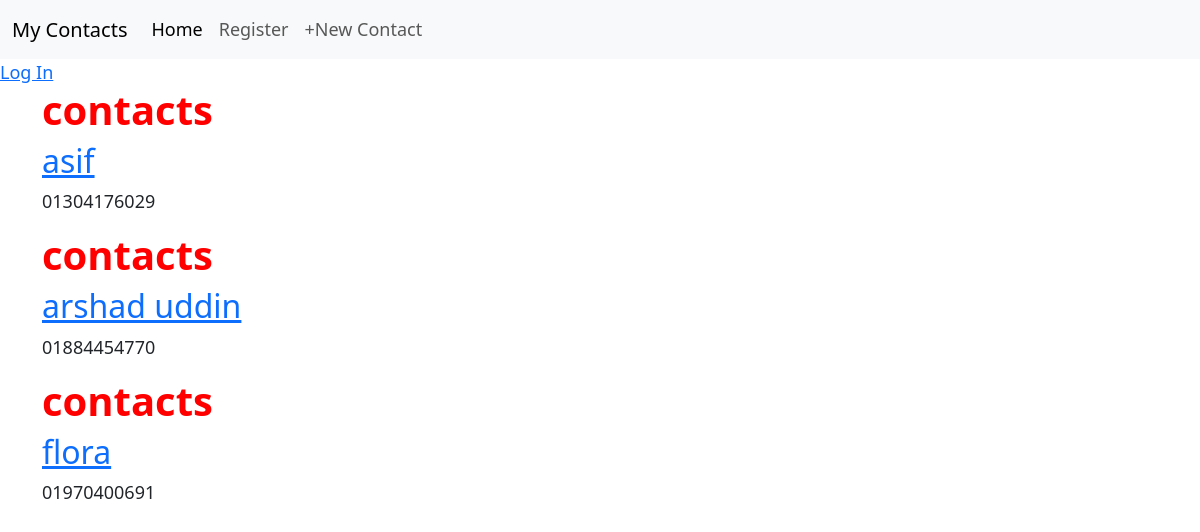
The app's page /, older data.
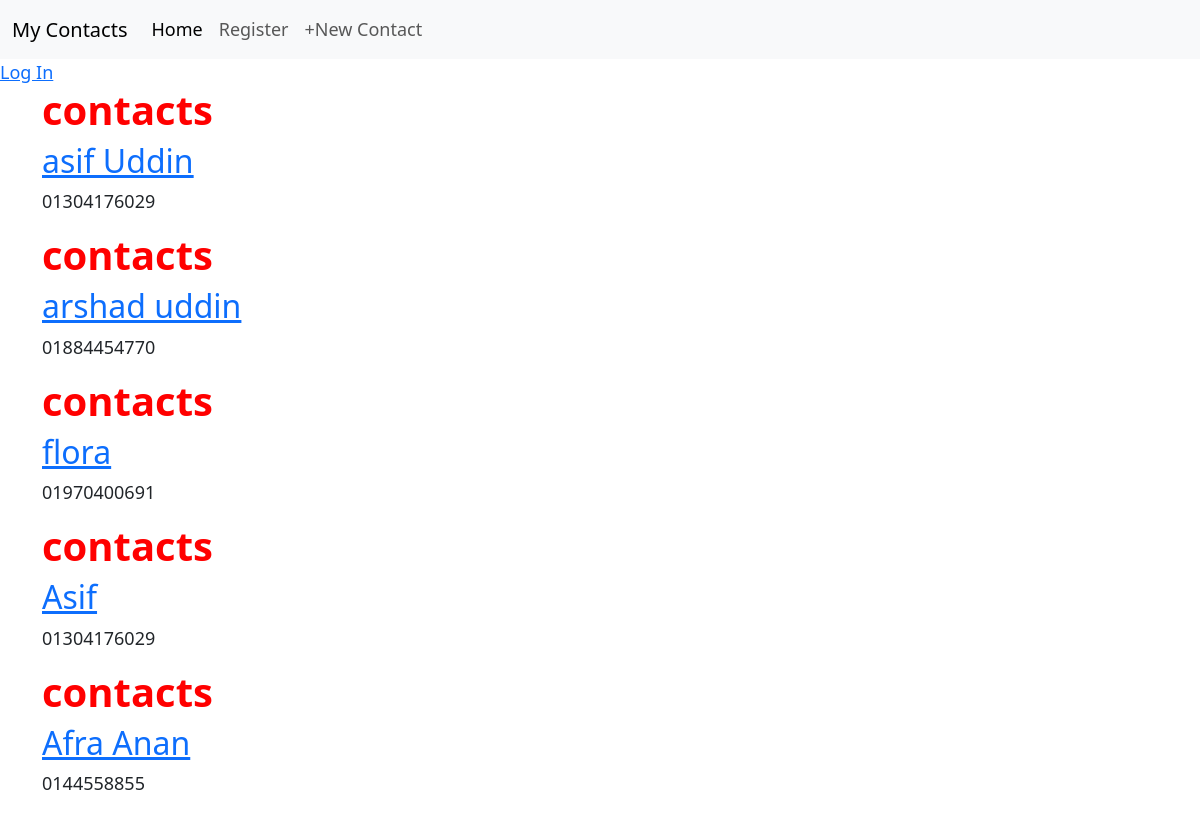
The same page, newer data.
### contacts/models.py (models this page shows, shortened)
class Contacts(models.Model):
    first_name = models.CharField(max_length=50)
    last_name = models.CharField(max_length=50, blank = True)
    phone_number = models.CharField(max_length = 11)
    email = models.EmailField(blank=True)
    author = models.ForeignKey(
        'auth.User',
        on_delete=models.CASCADE,
        )

### contacts/views.py (the view)
# urls.py: path('', ContactListView.as_view(), name='home'),
class ContactListView(ListView):
    model = Contacts
    template_name = 'contacts/home.html'
    context_object_name = 'contacts'

### contacts/templates/contacts/home.html
{% extends 'contacts/base.html' %}
{% block content %}
    {% for contact in contacts %}
        <div class="container">
            <h1><b>{{ contact.author }}</b></h1>
            <h2><a href="{% url 'contact_detail' contact.pk %}">{{ contact.first_name }}</a></h1>
            <p>{{ contact.phone_number }}</p>
        </div>
    {% endfor %}
{% endblock content %}

### contacts/templates/contacts/base.html (shortened to what this page needs)
{% load static %}
<!DOCTYPE html>
<html lang="en">
<head>
    <link href="https://cdn.jsdelivr.net/npm/bootstrap@5.3.8/dist/css/bootstrap.min.css" rel="stylesheet">
    <link href="{% static 'contacts/base.css' %}" rel="stylesheet" >
</head>
<body>
    <nav class="navbar navbar-expand-lg bg-body-tertiary">
    <div class="container-fluid">
        <a class="navbar-brand" href="{% url 'home' %}">My Contacts</a>
        <div class="collapse navbar-collapse" id="navbarSupportedContent">
        <ul class="navbar-nav me-auto mb-2 mb-lg-0">
            <li class="nav-item">
            <a class="nav-link active" aria-current="page" href="{% url 'home' %}">Home</a>
            </li>
            <li class="nav-item">
            <a class="nav-link" href="{% url 'signup' %}">Register</a>
            </li>
            <li class="nav-item">
            <a class="nav-link" href="{% url 'contact_new' %}">+New Contact</a>
            </li>
        </ul>
        </div>
    </div>
    </nav>
    <div>
    {% if user.is_authenticated %}
        <p>Welcome, {{ user.username }}!</p>
        <form action="{% url 'logout' %}" method="post">
            {% csrf_token %}
            <button type="submit">Log Out</button>
        </form>
    {% else %}
        <a href="{% url 'login' %}">Log In</a>
    {% endif %}
        {% block content %}
        {% endblock content %}
    </div>
</body>
</html>

### contacts/static/contacts/base.css (style rules this page uses)
h1 { color: red; }
body { font-size: 18px; }

Row changes from the older to the newer data that the page shows:
changed Contacts: first_name "asif" → "asif Uddin"
added Contacts: author "contacts", first_name "Asif", phone_number "01304176029"
added Contacts: author "contacts", first_name "Afra Anan", phone_number "0144558855"
